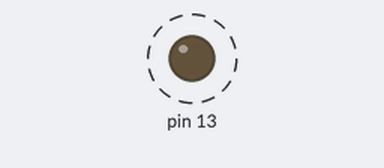
Bench run of a sketch on a simulated Arduino Uno, built with avr-gcc and run on an emulated ATmega328P. Parts: output pins drawn as LEDs (lit = HIGH). Dashed ring = blinking.

Above: at 0.2 s.
Timing chart, 0 to 3.0 s (numbered marks = the images above):
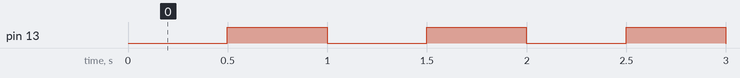

Measured:
- by itself, pin 13: alternates HIGH for 0.50 s and LOW for 0.50 s

The sketch:

clock1ms.ino
```cpp
volatile uint8_t flag_500ms=0;

ISR(TIMER2_COMPA_vect) /*chamadaacada1ms*/
{
  static uint16_t contador_ms=0; /*contaosmilissegundos*/
  contador_ms++;
  if(contador_ms>=500){ /*passaram500ms*/
    contador_ms=0;
    flag_500ms=1;
  }
}

void setup()
{
  cli();
  DDRB|= (1<<DDB5); /*LEDemD13comosaída*/

  TCCR2A=(1<<WGM21); /*modoCTC*/
  TCCR2B=0; /*timerparadoduranteaconfiguração*/
  OCR2A =249; /*alvo:1ms(contadaseção4)*/
  TIMSK2=(1<<OCIE2A); /*ligaainterrupçãodecomparaçãoA*/
  TCCR2B=(1<<CS22); /*prescaler64:começaacontar*/
  sei();
}
void loop()
{
  if(flag_500ms){
    flag_500ms=0;
    PORTB ^=(1<<PORTB5); /*inverteoLEDacada500ms*/
	}
}
```
